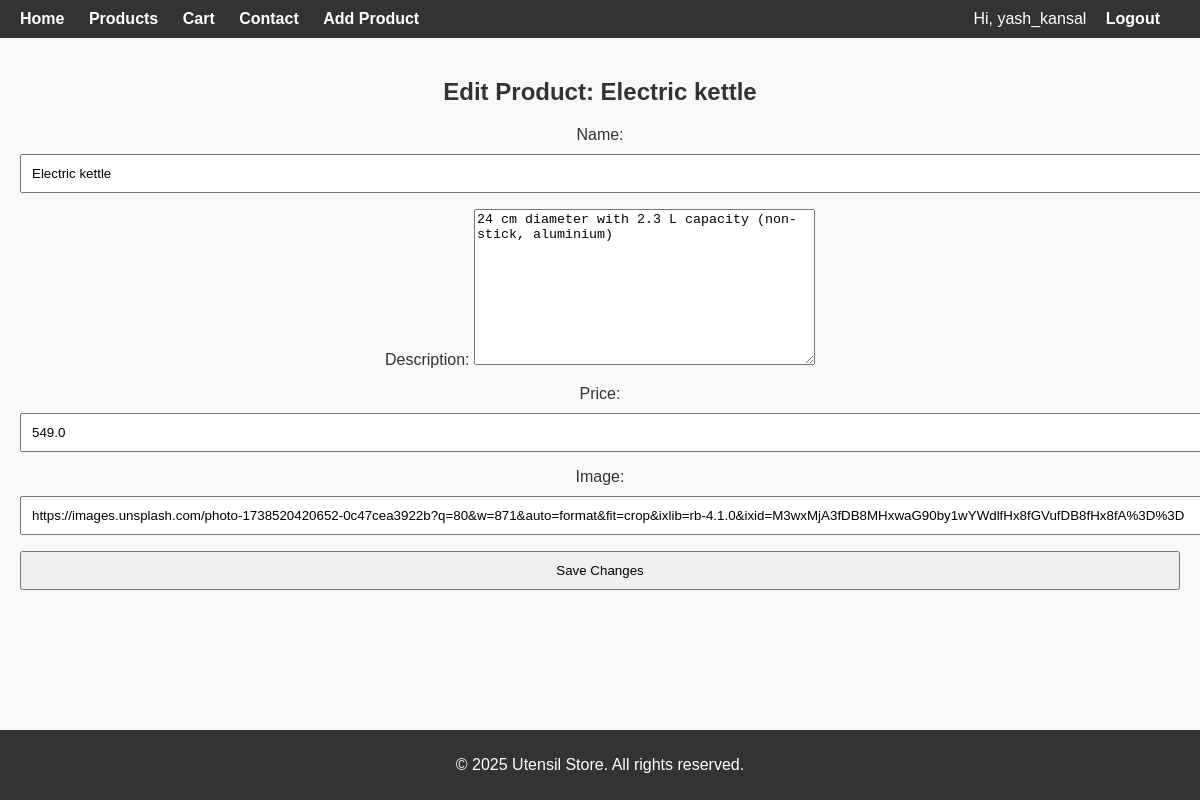
The page /edit-product/2/ (signed in) on the database its author committed.
### store/models.py (models this page shows, shortened)
class Utensil(models.Model):
    name = models.CharField(max_length=100)
    description = models.TextField(default="No description")
    price = models.FloatField()
    image = models.URLField(blank=True)
    category = models.CharField(max_length=50, default="General")

### store/views.py (the view)
# urls.py: path("edit-product/<int:pk>/", views.edit_product, name="edit_product"),
@login_required
@user_passes_test(is_staff_user)
def edit_product(request, pk):
    product = get_object_or_404(Utensil, pk=pk)
    if request.method == "POST":
        form = UtensilForm(request.POST, instance=product)
        if form.is_valid():
            form.save()
            return redirect("products")  # redirect after update
    else:
        form = UtensilForm(instance=product)
    return render(request, "edit_product.html", {"form": form, "product": product})

### store/forms.py
class UtensilForm(forms.ModelForm):
    class Meta:
        model = Utensil
        fields = ['name', 'description', 'price', 'image']

### store/views.py (called while the page is built)
def is_staff_user(user):
    return user.is_staff

### store/templates/edit_product.html (shortened to what this page needs)
{% extends "base.html" %}
{% block content %}
  <h2>Edit Product: {{ product.name }}</h2>
  <form method="POST">
      {{ form.as_p }}
      <button type="submit">Save Changes</button>
  </form>
{% endblock %}

### store/templates/base.html (shortened to what this page needs)
{% load static %}
<!DOCTYPE html>
<html lang="en">
<head>
    <link rel="stylesheet" href="{% static 'css/style.css' %}">
</head>
<body>
<div class="navbar">
    <div class="navbar-left">
        <a href="{% url 'index' %}">Home</a>
        <a href="{% url 'products' %}">Products</a>
        <a href="{% url 'cart' %}">Cart</a>
        <a href="{% url 'Contact' %}">Contact</a>
        {% if user.is_staff %}
            <a href="{% url 'add_product' %}">Add Product</a>
        {% endif %}
    </div>
    <div class="navbar-right">
        {% if user.is_authenticated %}
            <span style="color:white; margin-right:15px;">Hi, {{ user.username }}</span>
            <a href="{% url 'logout' %}">Logout</a>
        {% else %}
            <a href="{% url 'login' %}">Login</a>
            <a href="{% url 'register' %}">Register</a>
        {% endif %}
    </div>
</div>
    <div class="container">
        {% block content %}{% endblock %}
    </div>
    <footer>
        <p>© 2025 Utensil Store. All rights reserved.</p>
    </footer>
</body>
</html>

### store/static/css/style.css (style rules this page uses)
body { font-family: Arial, sans-serif; margin: 0; color: #333; }
form input, form button { display: block; width: 100%; margin: 10px 0; padding: 10px; }
footer { text-align: center; background: #333; color: #fff; padding: 20px 0; margin-top: 20px; }

### store/templates/base.html (style rules this page uses)
html, body { height: 100%; margin: 0; font-family: Arial, sans-serif; background-color: #f8f8f8; display: flex; flex-direction: column; }
.navbar { background-color: #333; padding: 10px 20px; display: flex; justify-content: space-between; align-items: center; position: sticky; top: 0; z-index: 1000; }
.navbar a { color: white; text-decoration: none; margin-right: 20px; font-weight: bold; }
.container { flex: 1; padding: 20px; text-align: center; }
footer { margin-top: 40px; background: #333; color: white; text-align: center; padding: 10px 0; }

### rows shown on the page
Utensil: name "Electric kettle", description "24 cm diameter with 2.3 L capacity (non-stick, aluminium)", price "549.0", image "https://images.unsplash.com/photo-1738520420652-0c47cea3922b?q=80&w=871&auto=format&fit=crop&ixlib=rb-4.1.0&ixid=M3wxMjA3fDB8MHxwaG90by1wYWdlfHx8fGVufDB8fHx8fA%3D%3D"

### other values the page prints
{{ user.username }} "yash_kansal"
